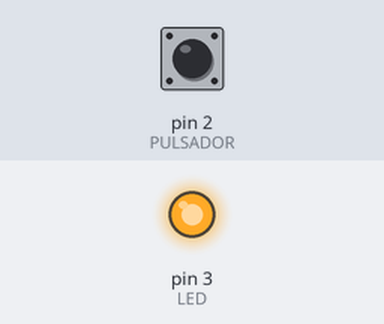
Simulated run of this sketch. Board: Arduino Uno, built with avr-gcc and run on an emulated ATmega328P. On the bench: output pins drawn as LEDs (lit = HIGH). The test bench sets the inputs (shaded band); at power-on: pin 2 (PULSADOR) HIGH.

Above: at 0.1 s.
Timing chart, 0 to 1.6 s (numbered marks = the images above):
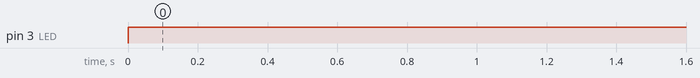

Measured:
- by itself, pin 3 (LED): LOW → HIGH at 0.00 s

The sketch:

bton.ino
```cpp
int PULSADOR = 2;
int LED=3;

void setup(){

pinMode(PULSADOR, INPUT);
pinMode(LED, OUTPUT);
digitalWrite(LED, LOW);

 }

void loop (){

while(digitalRead(PULSADOR) == LOW){
 }

digitalWrite(LED, HIGH);

while(digitalRead(PULSADOR) == HIGH){
 }

}
```
